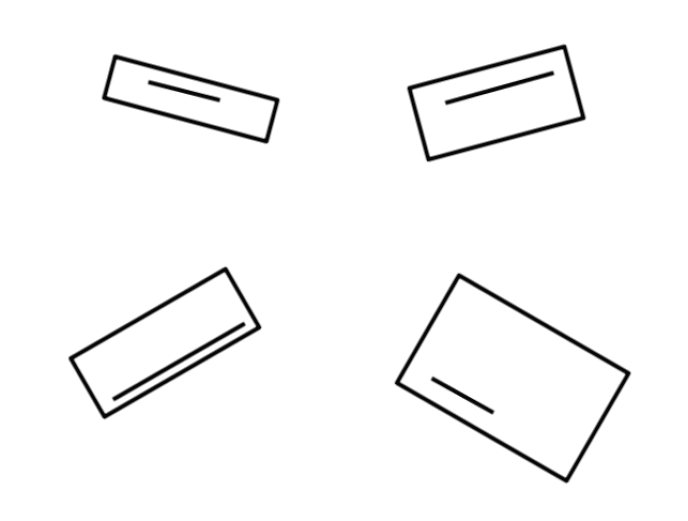
#> input picture rect.png, 688 x 521 px
$ jupyter execute rectangle_numbering.py.ipynb
#> lines starting #> are read from the running program, lines starting #| are printed output that depends on the picture; after the words box and inside, x2 and y2 are one past the last pixel; in counts of white or black regions, pixels touching at a corner belong together
[cell 1]
import cv2
import numpy as np
import matplotlib.pyplot as plt

[cell 2]
image = cv2.imread("rect.png")
#> image is the input picture: shape (521, 688, 3); mean B, G, R 247.9, 247.9, 247.9
gray_scaled = cv2.cvtColor(image, cv2.COLOR_BGR2GRAY)
ret,thresh = cv2.threshold(gray_scaled,200,255,cv2.THRESH_BINARY)
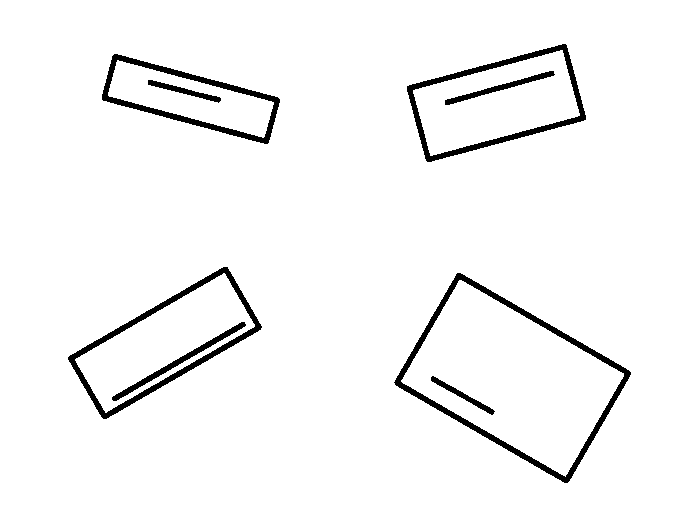
#> thresh: shape (521, 688); 96.3% white; 8 black regions
contours = cv2.findContours(thresh, cv2.RETR_TREE, cv2.CHAIN_APPROX_NONE)
#> contours = 13 contours; largest, box (x1, y1, x2, y2) and area: (0, 0, 688, 521) 357240, (393, 272, 632, 484) 26377, (401, 280, 624, 477) 22325, (67, 266, 263, 420) 13640, (406, 43, 587, 163) 13395
contours = contours[0] if len(contours) == 2 else contours[1]
width = 3
color = (200,100,200)
print(len(contours))
#| 13

# [4 lines of commented-out code are left out]

[cell 3]
inner_lines_contour = []
for i in range(3,len(contours),3):
    print(i)
    inner_lines_contour.append(contours[i])
#> this loop made 4 passes
#> i on passes 1 to 4: 3, 6, 9, 12
#| 3
#| 6
#| 9
#| 12
#> after the loop, inner_lines_contour = 4 contours; box (x1, y1, x2, y2) and area: (111, 321, 247, 402) 977, (444, 70, 556, 106) 709, (147, 79, 222, 104) 468, (430, 375, 496, 416) 443

for i in range(len(inner_lines_contour)):
    cv2.drawContours(image, inner_lines_contour[i], -1, color , width)
#> this loop made 4 passes
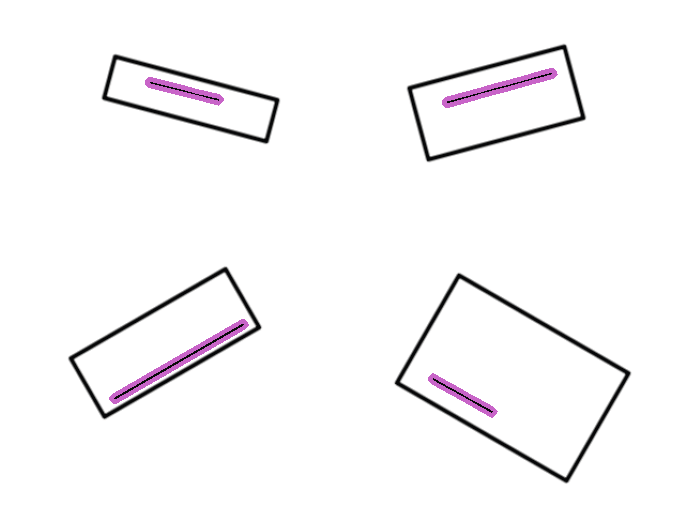
#> image: shape (521, 688, 3); 1.1% of pixels changed, all inside (x1, y1, x2, y2) = (109, 68, 558, 418)


# sorted_lines_inside_rectangle = sorted(inner_lines_contour, key=cv2.contourArea)

# for i, cont in (sorted_lines_inside_rectangle[:4],1):
#     cv2.putText(image, str(i), (cont[0,0,0], cont[0,0,1]-10), cv2.FONT_HERSHEY_SIMPLEX, 1.4, (240,100,100),4)

plt.figure(figsize=[10,7])
plt.imshow(image)


for i in range(len(inner_lines_contour)):
    print('arcLength:', cv2.arcLength(inner_lines_contour[i], True))

for i in range(len(inner_lines_contour)):
    if cv2.arcLength(inner_lines_contour[i], True) == 165.48022890090942:
        cv2.putText(image, str(1),(400,300), cv2.FONT_HERSHEY_COMPLEX, 1.3, (0,200,0), 2)

    if cv2.arcLength(inner_lines_contour[i], True) == 171.39696860313416:
        cv2.putText(image, str(2),(100,50), cv2.FONT_HERSHEY_COMPLEX, 1.3, (0,200,0), 2)

    if cv2.arcLength(inner_lines_contour[i], True) == 254.5096664428711:
        cv2.putText(image, str(3), (400,50), cv2.FONT_HERSHEY_COMPLEX, 1.3, (0,200,0), 2)

    if cv2.arcLength(inner_lines_contour[i], True) == 338.6173119544983:
        cv2.putText(image, str(4), (100,300), cv2.FONT_HERSHEY_COMPLEX, 1.3, (0,200,0), 2)
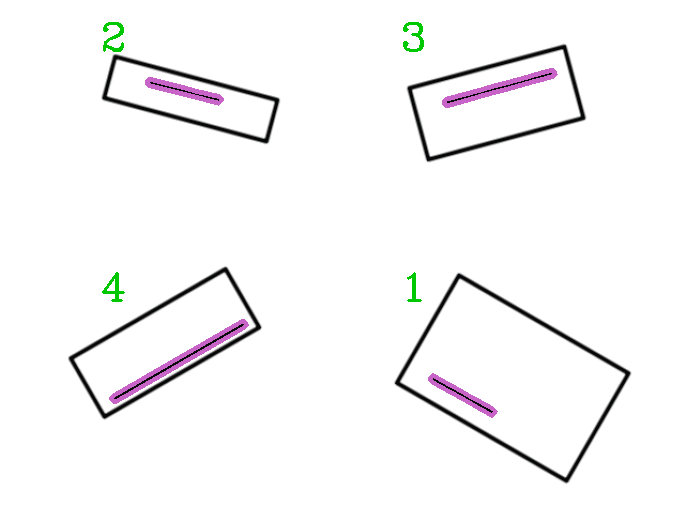
#> image: shape (521, 688, 3); 0.27% of pixels changed, all inside (x1, y1, x2, y2) = (102, 22, 424, 302)


plt.figure(figsize=[10,7])
plt.imshow(image)

plt.show()

$ run again, with bottom_left.png copied over rect.png
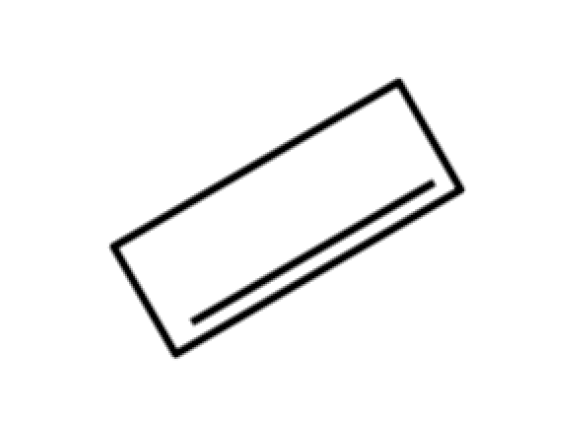
#> input picture bottom_left.png, 573 x 434 px
#> image is the input picture: shape (434, 573, 3); min 0, max 255, mean 245.6
#> `ret,thresh = cv2.threshold(gray_scaled,200,255,cv2.THRESH_BINARY)`:
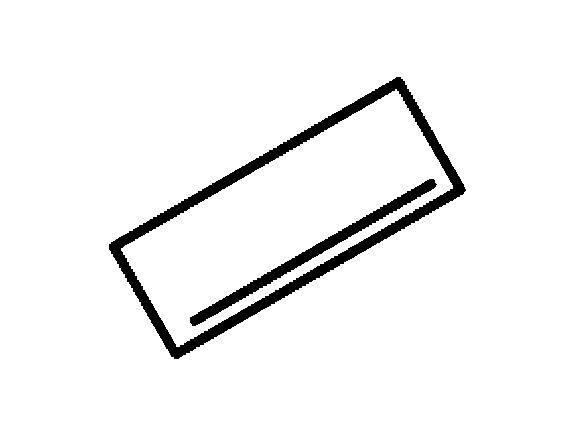
#> thresh: shape (434, 573); 95.2% white; 2 black regions
#> contours = 4 contours; box (x1, y1, x2, y2) and area: (0, 0, 573, 434) 247676, (108, 76, 467, 360) 45952, (121, 89, 453, 347) 36060, (189, 178, 438, 327) 3118
#| 4
#> the loop `for i in range(3,len(contours),3):` made 1 pass
#> i on pass 1: 3
#> (printed output is left out)
#> after the loop `for i in range(3,len(contours),3):`: inner_lines_contour = 1 contour; box (x1, y1, x2, y2) and area: (189, 178, 438, 327) 3118
#> the loop `for i in range(len(inner_lines_contour)):` made 1 pass
#> after the loop `for i in range(len(inner_lines_contour)):`:
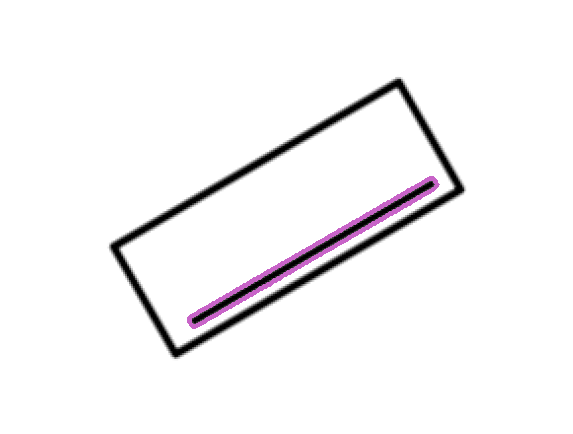
#> image: shape (434, 573, 3); 1.06% of pixels changed, all inside (x1, y1, x2, y2) = (187, 176, 440, 329)

$ run again, with botton_right.png copied over rect.png
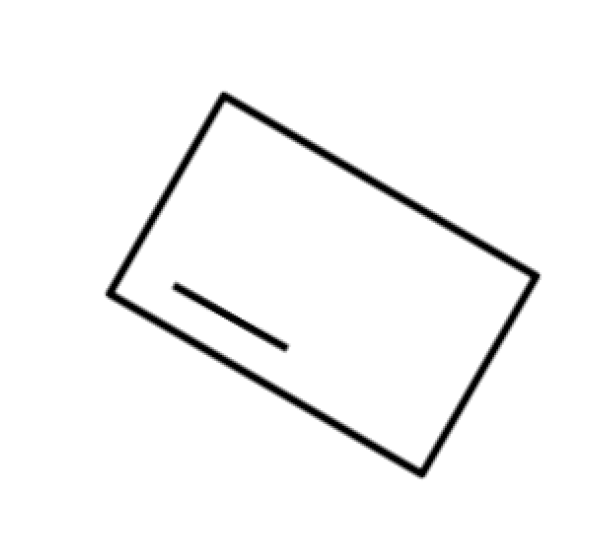
#> input picture botton_right.png, 613 x 534 px
#> image is the input picture: shape (534, 613, 3); min 0, max 255, mean 247.2
#> `ret,thresh = cv2.threshold(gray_scaled,200,255,cv2.THRESH_BINARY)`:
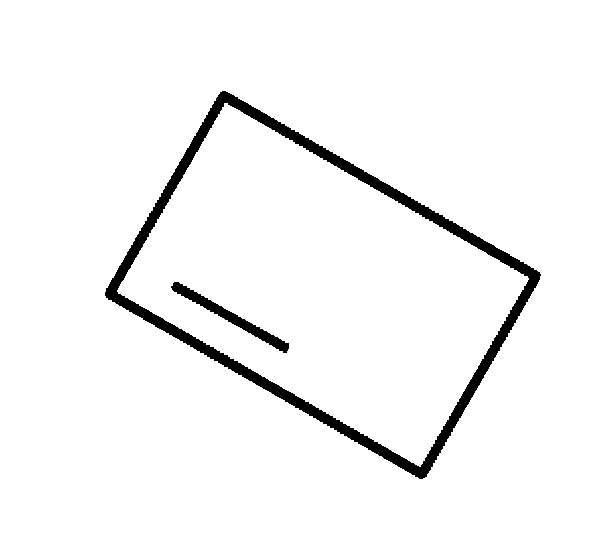
#> thresh: shape (534, 613); 96% white; 2 black regions
#> contours = 4 contours; box (x1, y1, x2, y2) and area: (0, 0, 613, 534) 326196, (104, 90, 542, 480) 89066, (117, 103, 529, 467) 76216, (170, 281, 290, 354) 1388
#| 4
#> the loop `for i in range(3,len(contours),3):` made 1 pass
#> i on pass 1: 3
#> (printed output is left out)
#> after the loop `for i in range(3,len(contours),3):`: inner_lines_contour = 1 contour; box (x1, y1, x2, y2) and area: (170, 281, 290, 354) 1388
#> the loop `for i in range(len(inner_lines_contour)):` made 1 pass
#> after the loop `for i in range(len(inner_lines_contour)):`:
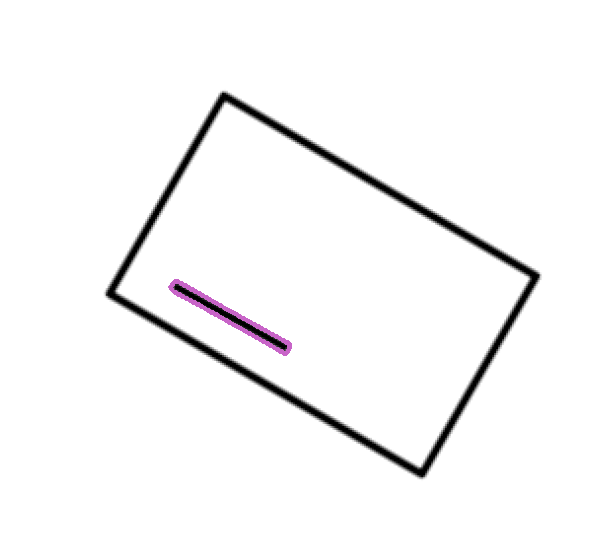
#> image: shape (534, 613, 3); 0.39% of pixels changed, all inside (x1, y1, x2, y2) = (168, 279, 292, 356)

$ run again, with top_left.png copied over rect.png
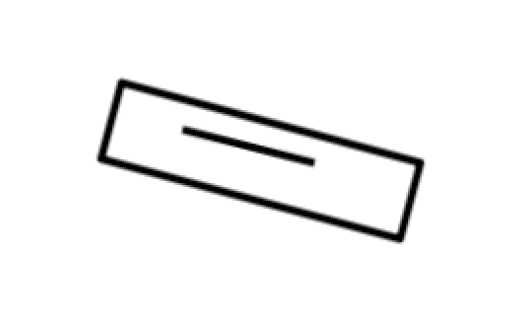
#> input picture top_left.png, 513 x 333 px
#> image is the input picture: shape (333, 513, 3); min 0, max 255, mean 244.5
#> `ret,thresh = cv2.threshold(gray_scaled,200,255,cv2.THRESH_BINARY)`:
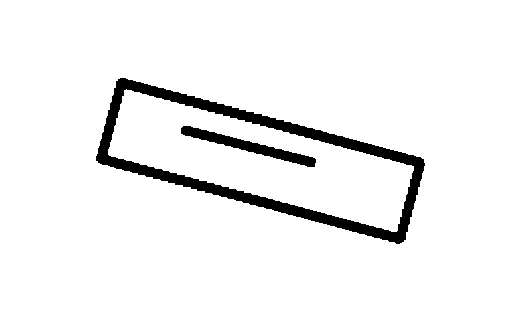
#> thresh: shape (333, 513); 94.7% white; 2 black regions
#> contours = 4 contours; box (x1, y1, x2, y2) and area: (0, 0, 513, 333) 169984, (95, 77, 426, 245) 28789, (108, 89, 414, 232) 20248, (180, 125, 317, 168) 1470
#| 4
#> the loop `for i in range(3,len(contours),3):` made 1 pass
#> i on pass 1: 3
#> (printed output is left out)
#> after the loop `for i in range(3,len(contours),3):`: inner_lines_contour = 1 contour; box (x1, y1, x2, y2) and area: (180, 125, 317, 168) 1470
#> the loop `for i in range(len(inner_lines_contour)):` made 1 pass
#> after the loop `for i in range(len(inner_lines_contour)):`:
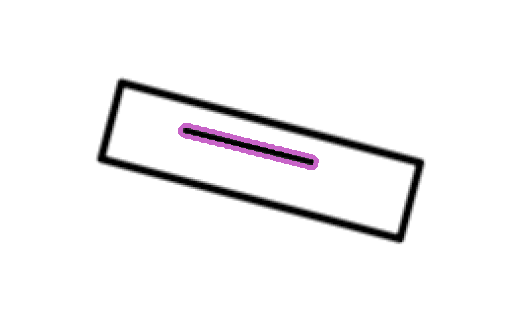
#> image: shape (333, 513, 3); 0.83% of pixels changed, all inside (x1, y1, x2, y2) = (178, 123, 319, 170)
